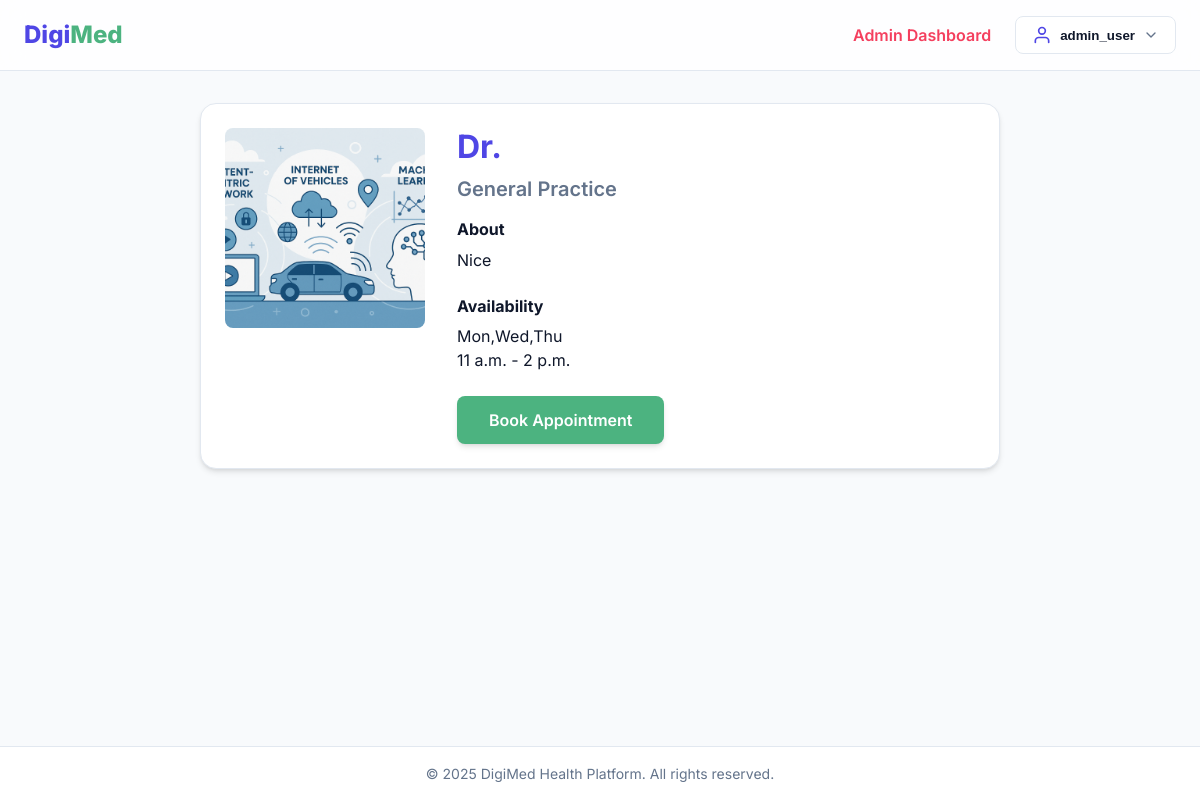
Page /auth/doctor/36/ (signed in) on the earlier database version.
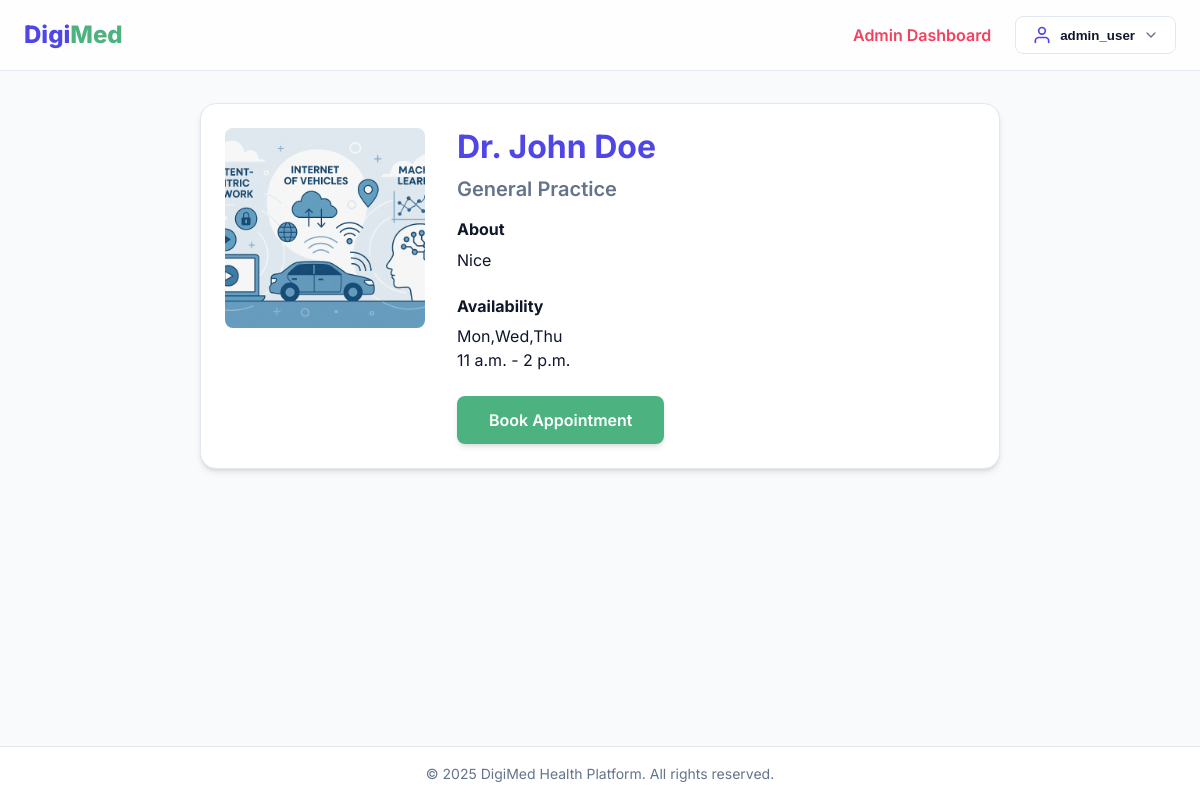
Same page on the later database version.
### users/models.py (models this page shows, shortened)
class User(AbstractUser):
    IS_PATIENT = 'patient'
    IS_DOCTOR = 'doctor'
    IS_ADMIN = 'admin'
    ROLE_CHOICES = [
        (IS_PATIENT, 'Patient'),
        (IS_DOCTOR, 'Doctor'),
        (IS_ADMIN, 'Admin'),
    ]
    role = models.CharField(max_length=10, choices=ROLE_CHOICES, default=IS_PATIENT)
    def is_doctor(self):
        return self.role == self.IS_DOCTOR
    def is_patient(self):
        return self.role == self.IS_PATIENT

### users/views.py (the view)
# urls.py: path('doctor/<int:doctor_id>/', views.doctor_detail, name='doctor_detail'),
@login_required
def doctor_detail(request, doctor_id):
    try:
        doctor = User.objects.get(pk=doctor_id, role=User.IS_DOCTOR)
    except User.DoesNotExist:
        return redirect('home')
    return render(request, 'users/doctor_detail.html', {
        'doctor': doctor,
        'profile': getattr(doctor, 'doctor_profile', None)
    })

### users/models.py (called while the page is built)
    def __str__(self):
        return self.name

### templates/users/doctor_detail.html (shortened to what this page needs)
{% extends 'base.html' %}
{% block content %}
<div style="max-width: 800px; margin: 0 auto;">
    <div class="card">
        <div style="display: flex; gap: 2rem; align-items: flex-start; flex-wrap: wrap;">
            {% if profile.profile_picture %}
            <img src="{{ profile.profile_picture.url }}" alt="{{ doctor.username }}"
                style="width: 200px; height: 200px; object-fit: cover; border-radius: var(--radius-md);">
            {% else %}
            <div
                style="width: 200px; height: 200px; background: #e2e8f0; border-radius: var(--radius-md); display: flex; align-items: center; justify-content: center; color: var(--text-muted);">
                No Image
            </div>
            {% endif %}
            <div style="flex: 1;">
                <h1 style="margin-bottom: 0.5rem; color: var(--primary);">Dr. {{ doctor.first_name }} {{ doctor.last_name }}</h1>
                <p style="font-size: 1.25rem; font-weight: 600; color: var(--text-muted); margin-bottom: 1rem;">
                    {{ profile.specialization }}
                </p>
                <div style="margin-bottom: 1.5rem;">
                    <h3 style="font-size: 1rem; margin-bottom: 0.5rem;">About</h3>
                    <p style="line-height: 1.6;">{{ profile.bio|default:"No biography available." }}</p>
                </div>
                <div style="margin-bottom: 1.5rem;">
                    <h3 style="font-size: 1rem; margin-bottom: 0.5rem;">Availability</h3>
                    <p>{{ profile.working_days }}</p>
                    <p>{{ profile.start_time }} - {{ profile.end_time }}</p>
                </div>
                <a href="{% url 'book_appointment' doctor.id %}" class="btn btn-primary"
                    style="padding: 0.75rem 2rem;">Book Appointment</a>
            </div>
        </div>
    </div>
</div>
{% endblock %}

Differences in the rows shown:
now on this page (row edited): User: first_name "John", last_name "Doe"
